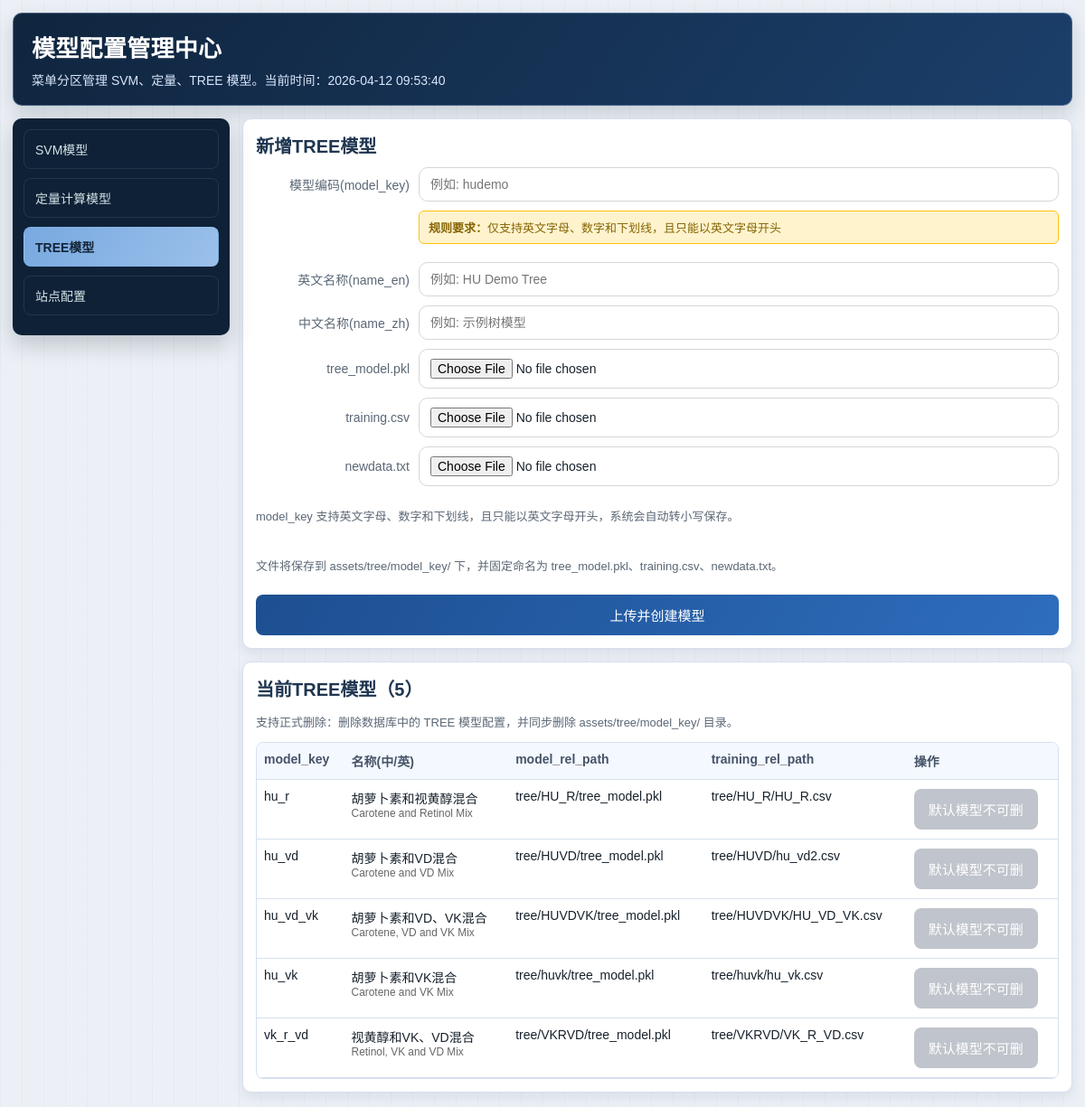
/admin/models/tree, run on the app's committed database.
### tables this page shows
CREATE TABLE tree_models (
            model_key TEXT PRIMARY KEY,
            name TEXT NOT NULL,
            model_rel_path TEXT NOT NULL,
            training_rel_path TEXT NOT NULL,
            default_txt_rel_path TEXT NOT NULL,
            is_active INTEGER NOT NULL DEFAULT 1,
            created_at TEXT NOT NULL DEFAULT CURRENT_TIMESTAMP,
            updated_at TEXT NOT NULL DEFAULT CURRENT_TIMESTAMP
        , is_builtin INTEGER NOT NULL DEFAULT 0, name_en TEXT, name_zh TEXT);

### blueprints/model_admin.py (the view)
@model_admin_bp.route("/admin/models/tree", methods=["GET"])
def tree_model_admin_page():
    tree_models = list_tree_models(ModelConfig.DB_PATH)
    return render_template(
        "model_admin_tree.html",
        tree_models=tree_models,
        tree_message=request.args.get("tree_message", ""),
        tree_error=request.args.get("tree_error", ""),
        now=datetime.now(),
        active_menu="tree",
    )

### config/model_config_repository.py (called while the page is built)
def _connect(db_path: str) -> sqlite3.Connection:
    conn = sqlite3.connect(db_path)
    conn.row_factory = sqlite3.Row
    conn.execute("PRAGMA foreign_keys = ON")
    return conn

@contextmanager
def _connection(db_path: str):
    conn = _connect(db_path)
    try:
        yield conn
        conn.commit()
    finally:
        conn.close()

def list_tree_models(db_path: str):
    with _connection(db_path) as conn:
        rows = conn.execute(
            """
            SELECT model_key, name,
                   COALESCE(name_en, name) AS name_en,
                   COALESCE(name_zh, name) AS name_zh,
                   model_rel_path,
                   training_rel_path, default_txt_rel_path,
                     is_builtin, is_active, created_at, updated_at
            FROM tree_models
            ORDER BY updated_at DESC, model_key
            """
        ).fetchall()
    return [dict(row) for row in rows]

### templates/model_admin_tree.html (shortened to what this page needs)
{% extends "model_admin_base.html" %}
{% block content %}
<article class="card">
    <h2>新增TREE模型</h2>
    <form class="align-label-right" method="post" enctype="multipart/form-data" action="{{ url_for('model_admin.create_tree_model_config') }}">
        <div class="row">
            <label for="model_key">模型编码(model_key)</label>
            <input id="model_key" name="model_key" type="text" required placeholder="例如: hudemo">
        </div>
        <div style="background:#fff3cd;border:1px solid #ffc107;border-radius:6px;padding:8px 10px;font-size:13px;color:#856404;margin-left: 180px;">
            <strong>规则要求：</strong>仅支持英文字母、数字和下划线，且只能以英文字母开头
        </div>
        <div class="row">
            <label for="name_en">英文名称(name_en)</label>
            <input id="name_en" name="name_en" type="text" required placeholder="例如: HU Demo Tree">
        </div>
        <div class="row">
            <label for="name_zh">中文名称(name_zh)</label>
            <input id="name_zh" name="name_zh" type="text" required placeholder="例如: 示例树模型">
        </div>
        <div class="row">
            <label for="tree_model_file">tree_model.pkl</label>
            <input id="tree_model_file" name="tree_model_file" type="file" accept=".pkl" required>
        </div>
        <div class="row">
            <label for="training_csv_file">training.csv</label>
            <input id="training_csv_file" name="training_csv_file" type="file" accept=".csv" required>
        </div>
        <div class="row">
            <label for="newdata_file">newdata.txt</label>
            <input id="newdata_file" name="newdata_file" type="file" accept=".txt" required>
        </div>
        <p class="hint">model_key 支持英文字母、数字和下划线，且只能以英文字母开头，系统会自动转小写保存。</p>
        <p class="hint">文件将保存到 assets/tree/model_key/ 下，并固定命名为 tree_model.pkl、training.csv、newdata.txt。</p>
        <button class="btn" type="submit">上传并创建模型</button>
    </form>
</article>
<article class="card">
    <h2>当前TREE模型（{{ tree_models|length }}）</h2>
    <p class="hint">支持正式删除：删除数据库中的 TREE 模型配置，并同步删除 assets/tree/model_key/ 目录。</p>
    <div class="table-shell">
    <table>
        <thead>
        <tr>
            <th>model_key</th>
            <th>名称(中/英)</th>
            <th>model_rel_path</th>
            <th>training_rel_path</th>
            <th>操作</th>
        </tr>
        </thead>
        <tbody>
        {% for item in tree_models %}
        <tr>
            <td>{{ item.model_key }}</td>
            <td>
                <div>{{ item.name_zh }}</div>
                <div style="font-size: 0.85em; color: #666;">{{ item.name_en }}</div>
            </td>
            <td>{{ item.model_rel_path }}</td>
            <td>{{ item.training_rel_path }}</td>
            <td>
                {% if item.is_builtin == 1 %}
                <button class="btn btn-disabled" type="button" disabled title="默认初始模型不允许删除">默认模型不可删</button>
                {% else %}
                <form class="inline-form" method="post" action="{{ url_for('model_admin.delete_tree_model_config') }}" onsubmit="return confirmDeleteTree('{{ item.model_key }}')">
                    <input type="hidden" name="model_key" value="{{ item.model_key }}">
                    <button class="btn btn-danger" type="submit">删除</button>
                </form>
                {% endif %}
            </td>
        </tr>
        {% endfor %}
        </tbody>
    </table>
    </div>
</article>
{% endblock %}

### templates/model_admin_base.html (style rules this page uses)
:root { --bg: #f3f6fb; --panel: #ffffff; --ink: #17212b; --muted: #5a6775; --brand: #1d4f91; --brand-2: #2e6dbd; --line: #d6e0ee; --ok: #0a7d31; --danger: #b42318; --menu-bg: #0f2137; --menu-active: #78a9e0; }
* { box-sizing: border-box; }
body { margin: 0; color: var(--ink); font-family: "Microsoft YaHei", "PingFang SC", sans-serif; background: linear-gradient(0deg, rgba(26, 53, 92, 0.03), rgba(26, 53, 92, 0.03)), repeating-linear-gradient(90deg, rgba(80, 104, 138, 0.045) 0, rgba(80, 104, 138, 0.045) 1px, transparent 1px, transparent 24px), var(--bg); }
.card { background: var(--panel); border: 1px solid var(--line); border-radius: 10px; padding: 14px; box-shadow: 0 5px 14px rgba(21, 49, 87, 0.09); }
.card h2 { margin: 0 0 10px; color: #1f3650; font-size: 20px; }
form { display: grid; gap: 10px; }
.row { display: grid; grid-template-columns: 170px 1fr; align-items: center; gap: 10px; }
label { color: var(--muted); font-size: 14px; }
.align-label-right label { text-align: right; }
input[type="text"], input[type="file"], select { width: 100%; border: 1px solid #d7d6d2; border-radius: 10px; padding: 10px 12px; background: #fff; font-size: 14px; }
.hint { color: var(--muted); font-size: 13px; }
.btn { border: none; border-radius: 8px; padding: 12px 16px; background: linear-gradient(120deg, var(--brand) 0%, var(--brand-2) 100%); color: #fff; font-size: 15px; cursor: pointer; }
.btn.btn-disabled, .btn:disabled { background: #c0c4cc; color: #fff; cursor: not-allowed; }
.table-shell { width: 100%; overflow-x: auto; border: 1px solid var(--line); border-radius: 8px; background: #fff; }
table { width: 100%; border-collapse: collapse; font-size: 14px; min-width: 720px; }
th, td { border-bottom: 1px solid var(--line); text-align: left; padding: 10px 8px; vertical-align: top; }
th { color: #465468; font-weight: 700; background: #f4f8ff; }

### data on the page
tree_models: model_key "hu_r", name_zh "胡萝卜素和视黄醇混合", name_en "Carotene and Retinol Mix", model_rel_path "tree/HU_R/tree_model.pkl", training_rel_path "tree/HU_R/HU_R.csv", is_builtin "默认模型不可删"
tree_models: model_key "hu_vd", name_zh "胡萝卜素和VD混合", name_en "Carotene and VD Mix", model_rel_path "tree/HUVD/tree_model.pkl", training_rel_path "tree/HUVD/hu_vd2.csv", is_builtin "默认模型不可删"
tree_models: model_key "hu_vd_vk", name_zh "胡萝卜素和VD、VK混合", name_en "Carotene, VD and VK Mix", model_rel_path "tree/HUVDVK/tree_model.pkl", training_rel_path "tree/HUVDVK/HU_VD_VK.csv", is_builtin "默认模型不可删"
tree_models: model_key "hu_vk", name_zh "胡萝卜素和VK混合", name_en "Carotene and VK Mix", model_rel_path "tree/huvk/tree_model.pkl", training_rel_path "tree/huvk/hu_vk.csv", is_builtin "默认模型不可删"
tree_models: model_key "vk_r_vd", name_zh "视黄醇和VK、VD混合", name_en "Retinol, VK and VD Mix", model_rel_path "tree/VKRVD/tree_model.pkl", training_rel_path "tree/VKRVD/VK_R_VD.csv", is_builtin "默认模型不可删"

### other printed values
{{ tree_models|length }} "5"
